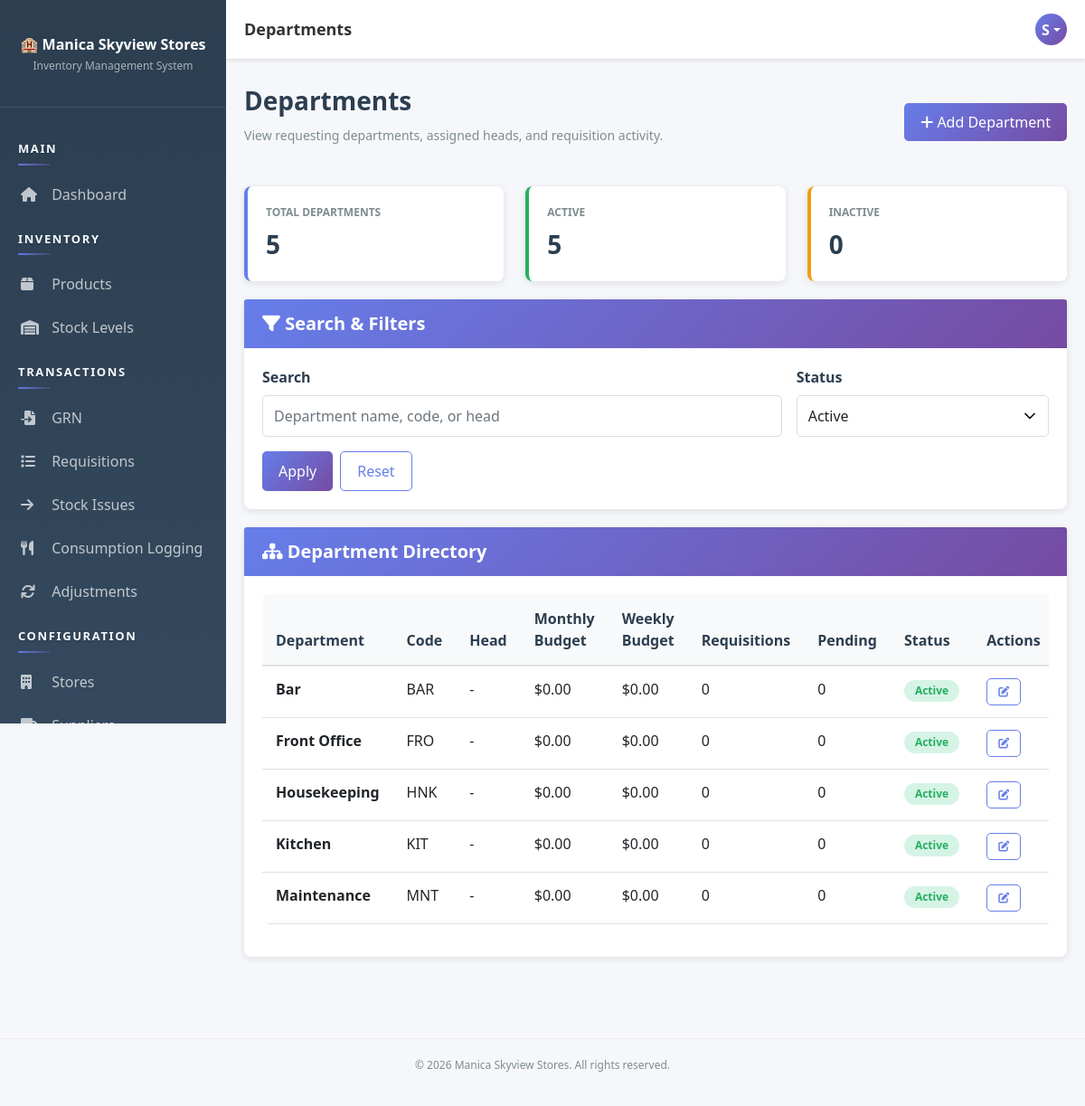
/pages/departments/index.php (signed in), run on an earlier commit of the app's database.
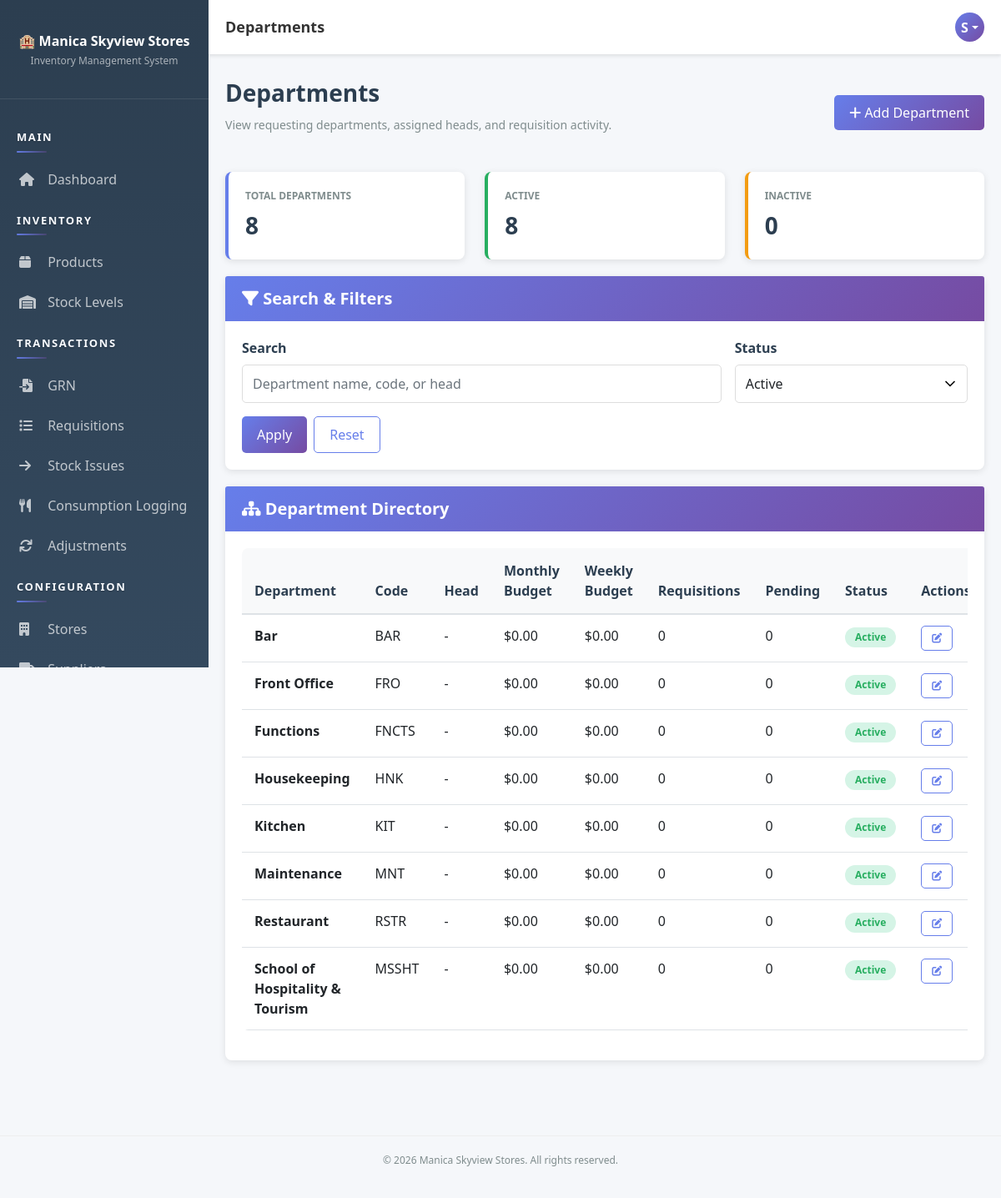
And on a later commit of the database.
### tables this page shows
CREATE TABLE `departments` (
  `dept_id` int(11) NOT NULL AUTO_INCREMENT,
  `dept_name` varchar(100) NOT NULL,
  `dept_code` varchar(20) NOT NULL,
  `head_user_id` int(11) DEFAULT NULL,
  `status` enum('active','inactive') DEFAULT 'active',
  `monthly_budget` decimal(12,2) NOT NULL DEFAULT 0.00,
  `weekly_budget` decimal(12,2) NOT NULL DEFAULT 0.00,
  `created_at` timestamp NOT NULL DEFAULT current_timestamp(),
  PRIMARY KEY (`dept_id`),
  UNIQUE KEY `dept_code` (`dept_code`),
  KEY `head_user_id` (`head_user_id`),
  CONSTRAINT `departments_ibfk_1` FOREIGN KEY (`head_user_id`) REFERENCES `users` (`user_id`)
);

### app/bootstrap.php (called while the page is built, shortened)
<?php
function autoload($class) {
    $paths = [
        __DIR__ . '/helpers/' . $class . '.php',
        __DIR__ . '/models/' . $class . '.php',
        __DIR__ . '/controllers/' . $class . '.php'
    ];
    foreach ($paths as $path) {
        if (file_exists($path)) {
            return;
        }
    }
}
function isAuthenticated() {
    $auth = new Auth();
    return $auth->isLoggedIn() && $auth->checkSessionTimeout();
}
function getCurrentUser() {
    if (isAuthenticated()) {
        $db = Database::getInstance()->getConnection();
        $userId = $_SESSION['user_id'];
        $sql = "SELECT u.*, r.role_name FROM users u
                JOIN roles r ON u.role_id = r.role_id
                WHERE u.user_id = ?";
        $stmt = $db->prepare($sql);
        $stmt->bind_param('i', $userId);
        $stmt->execute();
        return $stmt->get_result()->fetch_assoc();
    }
    return null;
}
function getDefaultRolePermissions() {
    return [
        'Admin' => ['*'],
        'Storekeeper' => [
            'dashboard.view', 'products.*', 'stores.view', 'stores.create', 'stores.edit', 'departments.view', 'departments.create', 'departments.edit', 'categories.view', 'categories.create', 'categories.edit', 'suppliers.*', 'stock.view',
            'grn.*', 'requisition.view', 'requisition.create',
            'stock-issues.*', 'adjustments.view', 'adjustments.create', 'reports.view'
        ],
        'Manager' => [
            'dashboard.view', 'stores.view', 'stores.create', 'stores.edit', 'departments.view', 'departments.create', 'departments.edit', 'categories.view', 'categories.create', 'categories.edit', 'stock.view', 'grn.view', 'grn.verify',
            'requisition.view', 'requisition.approve', 'requisition.reject',
            'stock-issues.view', 'stock-issues.create', 'adjustments.view', 'adjustments.create', 'adjustments.approve', 'reports.view', 'audit.view', 'settings.view'
        ],
        'Accounts' => ['dashboard.view', 'stores.view', 'departments.view', 'categories.view', 'stock.view', 'adjustments.view', 'reports.view'],
        'Kitchen' => ['dashboard.view', 'stock.view', 'requisition.view', 'requisition.create'],
        'Bar' => ['dashboard.view', 'stock.view', 'requisition.view', 'requisition.create'],
        'Housekeeping' => ['dashboard.view', 'stock.view', 'requisition.view', 'requisition.create'],
        'Maintenance' => ['dashboard.view', 'stock.view', 'requisition.view', 'requisition.create']
    ];
}
function getRolePermissionOverrides() {
    $overrides = [];
    try {
        $db = Database::getInstance()->getConnection();
        $result = $db->query("SELECT role_name, permission, is_allowed FROM role_permission_overrides");
    } catch (Throwable $e) {
        if (APP_DEBUG) {
            error_log('Permission override read warning: ' . $e->getMessage());
        }
    }
    return $overrides;
}
function getRolePermissions() {
    $defaults = getDefaultRolePermissions();
    $overrides = getRolePermissionOverrides();
    foreach ($defaults as $role => $permissions) {
        $allow = $overrides[$role]['allow'] ?? [];
        $effective = array_values(array_unique(array_merge($permissions, $allow)));
        $defaults[$role] = $effective;
    }
    return $defaults;
}
function can($permission) {
    $user = getCurrentUser();
    $role = $user['role_name'] ?? '';
    $overrides = getRolePermissionOverrides();
    $denied = $overrides[$role]['deny'] ?? [];
    $parts = explode('.', $permission, 2);
    if (count($parts) === 2) {
        $moduleWildcard = $parts[0] . '.*';
    }
    $matrix = getRolePermissions();
    $granted = $matrix[$role] ?? [];
    if (in_array('*', $granted, true)) {
        return true;
    }
    return false;
}

### app/helpers/Database.php (called while the page is built, shortened)
<?php
class Database {
    private static $instance = null;
    private $connection = null;
    private function __construct() {
        try {
            $this->connection = new mysqli(DB_HOST, DB_USER, DB_PASS, DB_NAME);
            $this->connection->set_charset('utf8mb4');
        } catch (Exception $e) {
            die('Error: ' . $e->getMessage());
        }
    }
    public static function getInstance() {
        if (self::$instance === null) {
            self::$instance = new Database();
        }
        return self::$instance;
    }
    public function getConnection() {
        return $this->connection;
    }
}

### app/controllers/Controller.php (called while the page is built, shortened)
<?php
class Controller {
    protected $db;
    public function __construct() {
        $this->db = Database::getInstance()->getConnection();
        $this->loadCurrentUser();
    }
    protected function loadCurrentUser() {
        if (isset($_SESSION['user_id'])) {
            $sql = "SELECT u.*, r.role_name FROM users u
                    JOIN roles r ON u.role_id = r.role_id
                    WHERE u.user_id = ?";
            $stmt = $this->db->prepare($sql);
            $stmt->bind_param('i', $_SESSION['user_id']);
            $stmt->execute();
            $this->currentUser = $stmt->get_result()->fetch_assoc();
        }
    }
}

### app/controllers/DepartmentController.php (called while the page is built, shortened)
<?php
class DepartmentController extends Controller {
    public function __construct() {
        parent::__construct();
    }
    public function getDepartments($filters = []) {
        $sql = "
            SELECT
                d.dept_id,
                d.dept_name,
                d.dept_code,
                d.status,
                d.monthly_budget,
                d.weekly_budget,
                d.created_at,
                u.full_name AS head_name,
                COUNT(DISTINCT r.requisition_id) AS requisitions_count,
                COALESCE(SUM(CASE WHEN r.status = 'pending' THEN 1 ELSE 0 END), 0) AS pending_requisitions
            FROM departments d
            LEFT JOIN users u ON d.head_user_id = u.user_id
            LEFT JOIN requisitions r ON d.dept_id = r.department_id
            WHERE 1 = 1
        ";
        $types = '';
        $params = [];
        $status = $filters['status'] ?? 'active';
        if (in_array($status, ['active', 'inactive'], true)) {
            $sql .= " AND d.status = ?";
            $types .= 's';
            $params[] = $status;
        }
        $sql .= " GROUP BY d.dept_id ORDER BY d.dept_name ASC";
        if ($types !== '') {
            $stmt = $this->db->prepare($sql);
            $stmt->bind_param($types, ...$params);
            $stmt->execute();
            return $stmt->get_result()->fetch_all(MYSQLI_ASSOC);
        }
        return $this->db->query($sql)->fetch_all(MYSQLI_ASSOC);
    }
    public function getStats() {
        $stats = [
            'active' => 0,
            'inactive' => 0,
            'total' => 0
        ];
        $result = $this->db->query("SELECT status, COUNT(*) AS c FROM departments GROUP BY status");
        while ($row = $result->fetch_assoc()) {
            if ($row['status'] === 'active') {
                $stats['active'] = (int)$row['c'];
            }
            $stats['total'] += (int)$row['c'];
        }
        return $stats;
    }
}

### app/helpers/Auth.php (called while the page is built, shortened)
<?php
class Auth {
    public function __construct() {
        $this->db = Database::getInstance()->getConnection();
    }
    private function ensurePasswordResetTable() {
        $sql = "CREATE TABLE IF NOT EXISTS password_reset_tokens (
            token_id INT PRIMARY KEY AUTO_INCREMENT,
            user_id INT NOT NULL,
            token_hash VARCHAR(64) NOT NULL,
            expires_at DATETIME NOT NULL,
            used_at DATETIME NULL,
            created_at TIMESTAMP DEFAULT CURRENT_TIMESTAMP,
            FOREIGN KEY (user_id) REFERENCES users(user_id) ON DELETE CASCADE,
            INDEX idx_reset_token_hash (token_hash),
            INDEX idx_reset_token_user (user_id),
            INDEX idx_reset_token_expires (expires_at)
        )";
    }
    public function isLoggedIn() {
        return isset($_SESSION['user_id']);
    }
    public function checkSessionTimeout() {
        return true;
    }
}

### pages/departments/index.php (the view, shortened to what the changed rows need)
<?php
require_once __DIR__ . '/../../app/bootstrap.php';
$filters = [
    'q' => trim($_GET['q'] ?? ''),
    'status' => $_GET['status'] ?? 'active'
];
$controller = new DepartmentController();
$departments = $controller->getDepartments($filters);
$stats = $controller->getStats();
include __DIR__ . '/../../app/views/layout-header.php';
?>
<div class="page-header d-flex justify-content-between align-items-center">
    <div>
        <h1>Departments</h1>
    </div>
</div>
<div class="row">
    <div class="col-md-4">
        <div class="stat-card">
            <div class="stat-label">Total Departments</div>
            <div class="stat-value"><?php echo (int)$stats['total']; ?></div>
        </div>
    </div>
    <div class="col-md-4">
        <div class="stat-card success">
            <div class="stat-label">Active</div>
            <div class="stat-value"><?php echo (int)$stats['active']; ?></div>
        </div>
    </div>
</div>
<div class="card">
    <div class="card-body">
        <?php if (!empty($departments)): ?>
            <div class="table-responsive">
                <table class="table table-sm">
                    <thead>
                        <tr>
                            <th>Department</th>
                            <th>Code</th>
                            <th>Head</th>
                            <th>Monthly Budget</th>
                            <th>Weekly Budget</th>
                            <th>Requisitions</th>
                            <th>Pending</th>
                            <th>Status</th>
                            <th>Actions</th>
                        </tr>
                    </thead>
                    <tbody>
                        <?php foreach ($departments as $department): ?>
                            <tr>
                                <td><strong><?php echo htmlspecialchars($department['dept_name']); ?></strong></td>
                                <td><?php echo htmlspecialchars($department['dept_code']); ?></td>
                                <td><?php echo htmlspecialchars($department['head_name'] ?: '-'); ?></td>
                                <td>$<?php echo number_format((float)($department['monthly_budget'] ?? 0), 2); ?></td>
                                <td>$<?php echo number_format((float)($department['weekly_budget'] ?? 0), 2); ?></td>
                                <td><?php echo (int)$department['requisitions_count']; ?></td>
                                <td><?php echo (int)$department['pending_requisitions']; ?></td>
                                <td>
                                    <span class="badge badge-<?php echo $department['status'] === 'active' ? 'success' : 'warning'; ?>">
                                        <?php echo htmlspecialchars(ucfirst($department['status'])); ?>
                                    </span>
                                </td>
                                <td>
                                    <?php if (can('departments.edit')): ?>
                                        <a class="btn btn-sm btn-outline-primary" href="<?php echo SITE_URL; ?>pages/departments/edit.php?id=<?php echo (int)$department['dept_id']; ?>">
                                            <i class="fas fa-edit"></i>
                                        </a>
                                    <?php else: ?>
                                        <span class="text-muted">-</span>
                                    <?php endif; ?>
                                </td>
                            </tr>
                        <?php endforeach; ?>
                    </tbody>
                </table>
            </div>
        <?php else: ?>
            <div class="alert alert-info mb-0">No departments found for the selected filters.</div>
        <?php endif; ?>
    </div>
</div>
<?php include __DIR__ . '/../../app/views/layout-footer.php'; ?>

What changed in the data, as far as the page shows it:
removed departments: dept_id "5", dept_name "Front Office", dept_code "FRO", head_name "-", monthly_budget "0.00", weekly_budget "0.00", requisitions_count "0", pending_requisitions "0", status "Active"
added departments: dept_id "8", dept_name "School of Hospitality & Tourism", dept_code "MSSHT", head_name "-", monthly_budget "0.00", weekly_budget "0.00", requisitions_count "0", pending_requisitions "0", status "Active"
added departments: dept_name "Front Office", dept_code "FRO", head_name "-", monthly_budget "0.00", weekly_budget "0.00", requisitions_count "0", pending_requisitions "0", status "Active"
added departments: dept_name "Functions", dept_code "FNCTS", head_name "-", monthly_budget "0.00", weekly_budget "0.00", requisitions_count "0", pending_requisitions "0", status "Active"
added departments: dept_name "Restaurant", dept_code "RSTR", head_name "-", monthly_budget "0.00", weekly_budget "0.00", requisitions_count "0", pending_requisitions "0", status "Active"
